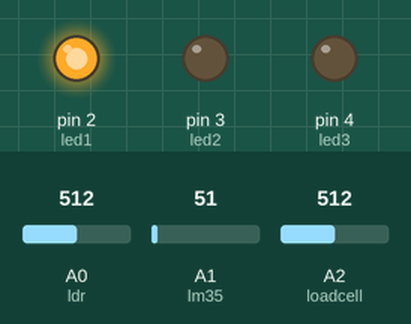
Recording of a sketch running on a simulated Arduino Uno, built with avr-gcc and run on an emulated ATmega328P. Parts: output pins drawn as LEDs (lit = HIGH). The test bench sets the inputs (shaded band); at power-on: A1 (lm35) = 51, A0 (ldr) = 512, A2 (loadcell) = 512.

Above: at 1.2 s.
1.3 s: A1 (lm35) set to 62
At 1.9 s:
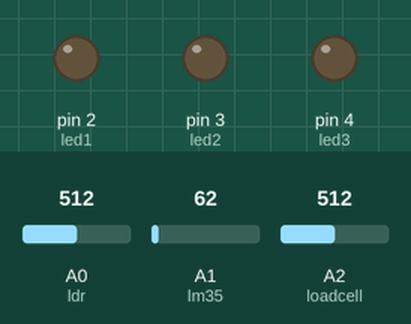
2.8 s: A0 (ldr) set to 49
4.3 s: A0 (ldr) set to 41
At 5.4 s:
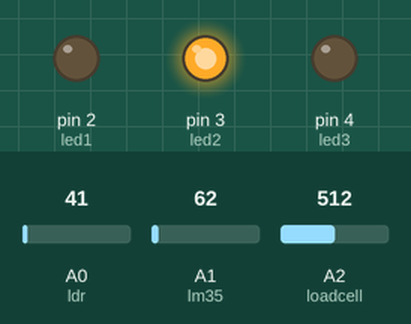
5.8 s: A2 (loadcell) set to 985
7.3 s: A2 (loadcell) set to 1012
At 7.7 s:
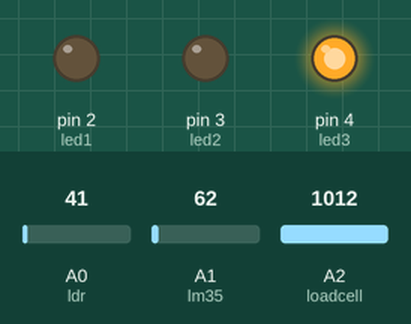
8.8 s: A2 (loadcell) set to 990
At 10.0 s:
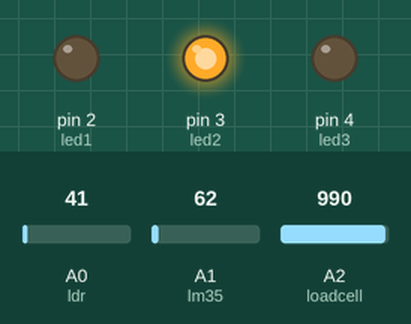
Timing chart, 0 to 11.3 s (numbered marks = the images above; inputs shaded):
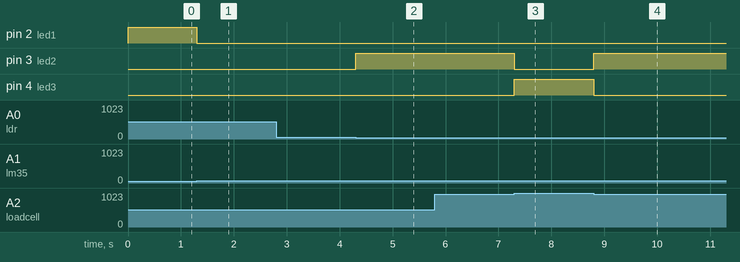

The sketch:

code_rangakaian_test3.ino
```cpp
int ldr = A0;
int lm35 = A1;
int loadcell = A2;
int nilaiLDR = 0;
int nilaiLM35 = 0;
int nilaiLoadcell = 0;
int led1 = 2;
int led2 = 3;
int led3 = 4;
void setup() {
  // put your setup code here, to run once:
  pinMode(led1, OUTPUT);
  pinMode(led2, OUTPUT);
  pinMode(led3, OUTPUT);

}

void loop()
{
  // put your main code here, to run repeatedly:
  nilaiLDR = analogRead(ldr);
  nilaiLM35 = analogRead(lm35);
  nilaiLM35 = nilaiLM35*0.488;
  nilaiLoadcell = analogRead(loadcell);

  if (nilaiLDR >= 45 && nilaiLM35 < 28 )
  {
    digitalWrite(2, HIGH);
    digitalWrite(3, LOW);
    digitalWrite(4, LOW);
  }
  else if(nilaiLDR <= 45 && nilaiLoadcell <= 1000)
  {
    digitalWrite(2, LOW);
    digitalWrite(3, HIGH);
    digitalWrite(4, LOW);
  }

  else if (nilaiLM35 >= 28 && nilaiLoadcell >= 1000)
  {
    digitalWrite(2, LOW);
    digitalWrite(3, LOW);
    digitalWrite(4, HIGH);
  }
  else
  {
    digitalWrite(2, LOW);
    digitalWrite(3, LOW);
    digitalWrite(4, LOW);
  }

}
```

Measured:
- the behaviour switches between 57 and 58 on A1 (lm35) (found by bisection; images 0 and 1)
- the behaviour switches between 46 and 45 on A0 (ldr) (found by bisection; images 1 and 2)
- the behaviour switches between 1000 and 1001 on A2 (loadcell) (found by bisection; images 2 and 3)
- after the input at 1.3 s, pin 2 (led1): HIGH → LOW at once
- after the input at 2.8 s, every drawn part: stays the same
- after the input at 4.3 s, pin 3 (led2): LOW → HIGH at once
- after the input at 5.8 s, every drawn part: stays the same
- after the input at 7.3 s, pin 3 (led2): HIGH → LOW at once; pin 4 (led3): LOW → HIGH at once
- after the input at 8.8 s, pin 3 (led2): LOW → HIGH at once; pin 4 (led3): HIGH → LOW at once
